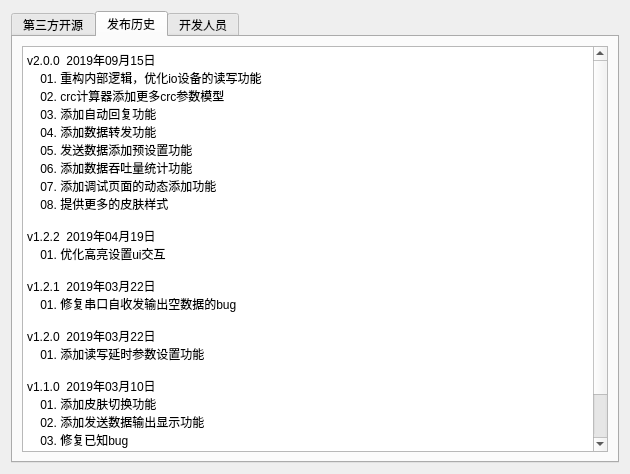
<?xml version="1.0" encoding="UTF-8"?>
<ui version="4.0">
 <class>MoreInformation</class>
 <widget class="QDialog" name="MoreInformation">
  <property name="geometry">
   <rect>
    <x>0</x>
    <y>0</y>
    <width>630</width>
    <height>474</height>
   </rect>
  </property>
  <property name="windowTitle">
   <string>关于软件</string>
  </property>
  <layout class="QVBoxLayout" name="verticalLayout">
   <item>
    <widget class="QTabWidget" name="tabWidget">
     <property name="currentIndex">
      <number>1</number>
     </property>
     <property name="elideMode">
      <enum>Qt::ElideNone</enum>
     </property>
     <widget class="QWidget" name="tanks">
      <attribute name="title">
       <string>第三方开源</string>
      </attribute>
      <layout class="QVBoxLayout" name="verticalLayout_3">
       <item>
        <widget class="QTextBrowser" name="textBrowserThanks">
         <property name="html">
          <string>&lt;!DOCTYPE HTML PUBLIC &quot;-//W3C//DTD HTML 4.0//EN&quot; &quot;http://www.w3.org/TR/REC-html40/strict.dtd&quot;&gt;
&lt;html&gt;&lt;head&gt;&lt;meta name=&quot;qrichtext&quot; content=&quot;1&quot; /&gt;&lt;style type=&quot;text/css&quot;&gt;
p, li { white-space: pre-wrap; }
&lt;/style&gt;&lt;/head&gt;&lt;body style=&quot; font-family:'SimSun'; font-size:9pt; font-weight:400; font-style:normal;&quot;&gt;
&lt;p style=&quot; margin-top:0px; margin-bottom:0px; margin-left:0px; margin-right:0px; -qt-block-indent:0; text-indent:0px;&quot;&gt;&lt;span style=&quot; font-weight:600;&quot;&gt;libusb&lt;/span&gt;&lt;/p&gt;
&lt;p style=&quot; margin-top:0px; margin-bottom:0px; margin-left:0px; margin-right:0px; -qt-block-indent:0; text-indent:0px;&quot;&gt;https://github.com/libusb/libusb&lt;/p&gt;
&lt;p style=&quot; margin-top:0px; margin-bottom:0px; margin-left:0px; margin-right:0px; -qt-block-indent:0; text-indent:0px;&quot;&gt;&lt;span style=&quot; font-weight:600;&quot;&gt;hidapi&lt;/span&gt;&lt;/p&gt;
&lt;p style=&quot; margin-top:0px; margin-bottom:0px; margin-left:0px; margin-right:0px; -qt-block-indent:0; text-indent:0px;&quot;&gt;https://github.com/libusb/hidapi &lt;/p&gt;&lt;/body&gt;&lt;/html&gt;</string>
         </property>
        </widget>
       </item>
      </layout>
     </widget>
     <widget class="QWidget" name="history">
      <attribute name="title">
       <string>发布历史</string>
      </attribute>
      <layout class="QVBoxLayout" name="verticalLayout_2">
       <item>
        <widget class="QTextBrowser" name="textBrowserHistory">
         <property name="html">
          <string>&lt;!DOCTYPE HTML PUBLIC &quot;-//W3C//DTD HTML 4.0//EN&quot; &quot;http://www.w3.org/TR/REC-html40/strict.dtd&quot;&gt;
&lt;html&gt;&lt;head&gt;&lt;meta name=&quot;qrichtext&quot; content=&quot;1&quot; /&gt;&lt;style type=&quot;text/css&quot;&gt;
p, li { white-space: pre-wrap; }
&lt;/style&gt;&lt;/head&gt;&lt;body style=&quot; font-family:'SimSun'; font-size:9pt; font-weight:400; font-style:normal;&quot;&gt;
&lt;p style=&quot; margin-top:0px; margin-bottom:0px; margin-left:0px; margin-right:0px; -qt-block-indent:0; text-indent:0px;&quot;&gt;v2.0.0  2019年09月15日&lt;/p&gt;
&lt;p style=&quot; margin-top:0px; margin-bottom:0px; margin-left:0px; margin-right:0px; -qt-block-indent:0; text-indent:0px;&quot;&gt;    01. 重构内部逻辑，优化io设备的读写功能&lt;/p&gt;
&lt;p style=&quot; margin-top:0px; margin-bottom:0px; margin-left:0px; margin-right:0px; -qt-block-indent:0; text-indent:0px;&quot;&gt;    02. crc计算器添加更多crc参数模型&lt;/p&gt;
&lt;p style=&quot; margin-top:0px; margin-bottom:0px; margin-left:0px; margin-right:0px; -qt-block-indent:0; text-indent:0px;&quot;&gt;    03. 添加自动回复功能&lt;/p&gt;
&lt;p style=&quot; margin-top:0px; margin-bottom:0px; margin-left:0px; margin-right:0px; -qt-block-indent:0; text-indent:0px;&quot;&gt;    04. 添加数据转发功能&lt;/p&gt;
&lt;p style=&quot; margin-top:0px; margin-bottom:0px; margin-left:0px; margin-right:0px; -qt-block-indent:0; text-indent:0px;&quot;&gt;    05. 发送数据添加预设置功能&lt;/p&gt;
&lt;p style=&quot; margin-top:0px; margin-bottom:0px; margin-left:0px; margin-right:0px; -qt-block-indent:0; text-indent:0px;&quot;&gt;    06. 添加数据吞吐量统计功能&lt;/p&gt;
&lt;p style=&quot; margin-top:0px; margin-bottom:0px; margin-left:0px; margin-right:0px; -qt-block-indent:0; text-indent:0px;&quot;&gt;    07. 添加调试页面的动态添加功能&lt;/p&gt;
&lt;p style=&quot; margin-top:0px; margin-bottom:0px; margin-left:0px; margin-right:0px; -qt-block-indent:0; text-indent:0px;&quot;&gt;    08. 提供更多的皮肤样式&lt;/p&gt;
&lt;p style=&quot;-qt-paragraph-type:empty; margin-top:0px; margin-bottom:0px; margin-left:0px; margin-right:0px; -qt-block-indent:0; text-indent:0px;&quot;&gt;&lt;br /&gt;&lt;/p&gt;
&lt;p style=&quot; margin-top:0px; margin-bottom:0px; margin-left:0px; margin-right:0px; -qt-block-indent:0; text-indent:0px;&quot;&gt;v1.2.2  2019年04月19日&lt;/p&gt;
&lt;p style=&quot; margin-top:0px; margin-bottom:0px; margin-left:0px; margin-right:0px; -qt-block-indent:0; text-indent:0px;&quot;&gt;    01. 优化高亮设置ui交互&lt;/p&gt;
&lt;p style=&quot;-qt-paragraph-type:empty; margin-top:0px; margin-bottom:0px; margin-left:0px; margin-right:0px; -qt-block-indent:0; text-indent:0px;&quot;&gt;&lt;br /&gt;&lt;/p&gt;
&lt;p style=&quot; margin-top:0px; margin-bottom:0px; margin-left:0px; margin-right:0px; -qt-block-indent:0; text-indent:0px;&quot;&gt;v1.2.1  2019年03月22日&lt;/p&gt;
&lt;p style=&quot; margin-top:0px; margin-bottom:0px; margin-left:0px; margin-right:0px; -qt-block-indent:0; text-indent:0px;&quot;&gt;    01. 修复串口自收发输出空数据的bug&lt;/p&gt;
&lt;p style=&quot;-qt-paragraph-type:empty; margin-top:0px; margin-bottom:0px; margin-left:0px; margin-right:0px; -qt-block-indent:0; text-indent:0px;&quot;&gt;&lt;br /&gt;&lt;/p&gt;
&lt;p style=&quot; margin-top:0px; margin-bottom:0px; margin-left:0px; margin-right:0px; -qt-block-indent:0; text-indent:0px;&quot;&gt;v1.2.0  2019年03月22日&lt;/p&gt;
&lt;p style=&quot; margin-top:0px; margin-bottom:0px; margin-left:0px; margin-right:0px; -qt-block-indent:0; text-indent:0px;&quot;&gt;    01. 添加读写延时参数设置功能&lt;/p&gt;
&lt;p style=&quot; margin-top:0px; margin-bottom:0px; margin-left:0px; margin-right:0px; -qt-block-indent:0; text-indent:0px;&quot;&gt;    &lt;/p&gt;
&lt;p style=&quot; margin-top:0px; margin-bottom:0px; margin-left:0px; margin-right:0px; -qt-block-indent:0; text-indent:0px;&quot;&gt;v1.1.0  2019年03月10日&lt;/p&gt;
&lt;p style=&quot; margin-top:0px; margin-bottom:0px; margin-left:0px; margin-right:0px; -qt-block-indent:0; text-indent:0px;&quot;&gt;    01. 添加皮肤切换功能&lt;/p&gt;
&lt;p style=&quot; margin-top:0px; margin-bottom:0px; margin-left:0px; margin-right:0px; -qt-block-indent:0; text-indent:0px;&quot;&gt;    02. 添加发送数据输出显示功能&lt;/p&gt;
&lt;p style=&quot; margin-top:0px; margin-bottom:0px; margin-left:0px; margin-right:0px; -qt-block-indent:0; text-indent:0px;&quot;&gt;    03. 修复已知bug&lt;/p&gt;
&lt;p style=&quot;-qt-paragraph-type:empty; margin-top:0px; margin-bottom:0px; margin-left:0px; margin-right:0px; -qt-block-indent:0; text-indent:0px;&quot;&gt;&lt;br /&gt;&lt;/p&gt;
&lt;p style=&quot; margin-top:0px; margin-bottom:0px; margin-left:0px; margin-right:0px; -qt-block-indent:0; text-indent:0px;&quot;&gt;v1.0.0 2019年02月23日&lt;/p&gt;
&lt;p style=&quot; margin-top:0px; margin-bottom:0px; margin-left:0px; margin-right:0px; -qt-block-indent:0; text-indent:0px;&quot;&gt;    全新发布&lt;/p&gt;&lt;/body&gt;&lt;/html&gt;</string>
         </property>
        </widget>
       </item>
      </layout>
     </widget>
     <widget class="QWidget" name="author">
      <attribute name="title">
       <string>开发人员</string>
      </attribute>
      <layout class="QVBoxLayout" name="verticalLayout_4">
       <item>
        <widget class="QTextBrowser" name="textBrowserAuthor">
         <property name="html">
          <string>&lt;!DOCTYPE HTML PUBLIC &quot;-//W3C//DTD HTML 4.0//EN&quot; &quot;http://www.w3.org/TR/REC-html40/strict.dtd&quot;&gt;
&lt;html&gt;&lt;head&gt;&lt;meta name=&quot;qrichtext&quot; content=&quot;1&quot; /&gt;&lt;style type=&quot;text/css&quot;&gt;
p, li { white-space: pre-wrap; }
&lt;/style&gt;&lt;/head&gt;&lt;body style=&quot; font-family:'SimSun'; font-size:9pt; font-weight:400; font-style:normal;&quot;&gt;
&lt;p style=&quot; margin-top:0px; margin-bottom:0px; margin-left:0px; margin-right:0px; -qt-block-indent:0; text-indent:0px;&quot;&gt;Qter&amp;lt;wuuhii@outlook.com&amp;gt;&lt;/p&gt;&lt;/body&gt;&lt;/html&gt;</string>
         </property>
        </widget>
       </item>
      </layout>
     </widget>
    </widget>
   </item>
  </layout>
 </widget>
 <resources/>
 <connections/>
</ui>
